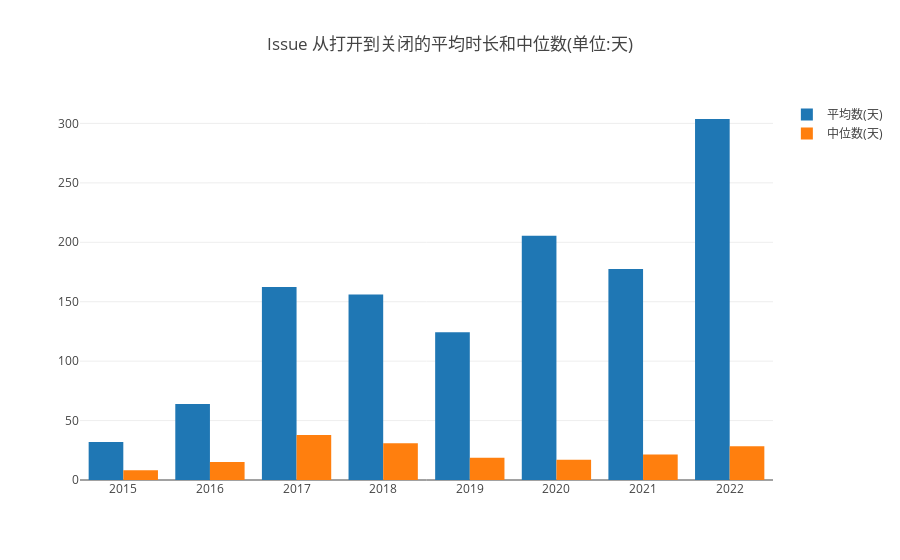

The cell this chart's notebook holds for it:
### Code cell
var x_axis_issue = []
var y_axis_issue_average = []
var y_axis_issue_mid = []
for(let i = 0; i < res_minus.length-1; i++){
    for(let j = 0; j <res_minus.length-1; j++){
        if(res_minus[j]['year'] > res_minus[j+1]['year']){
            var current = res_minus[j]
            res_minus[j] = res_minus[j+1]
            res_minus[j+1] = current
        }
    }
}
for (var i=0;i<res_minus.length;i++){
    if(res_minus[i]['average']!=null){
        x_axis_issue.push(res_minus[i]['year']);
        y_axis_issue_average.push(res_minus[i]['average']/(60*24));
        y_axis_issue_mid.push(res_minus[i]['mid']/(60*24));
    }
}
openDigger.render.plotly([
        {x: x_axis_issue, y:  y_axis_issue_average, type: 'bar',name:'平均数(天)'},
    {x: x_axis_issue, y:  y_axis_issue_mid, type: 'bar',name:'中位数(天)'}
    ], {
        title: 'Issue 从打开到关闭的平均时⻓和中位数(单位:天)',
    })

### Figure 1 — Plotly figure (JSON) as saved in the notebook; plotly's stock layout.template omitted (floating-point values rounded to 4 significant figures)
{"data": [{"name": "平均数(天)", "type": "bar", "x": [2015, 2016, 2017, 2018, 2019, 2020, 2021, 2022], "y": [32.07, 63.92, 162.4, 156.1, 124.4, 205.5, 177.6, 303.7]}, {"name": "中位数(天)", "type": "bar", "x": [2015, 2016, 2017, 2018, 2019, 2020, 2021, 2022], "y": [8.297, 15.22, 37.8, 30.97, 18.73, 17.09, 21.36, 28.35]}], "layout": {"autosize": true, "title": {"text": "Issue 从打开到关闭的平均时⻓和中位数(单位:天)"}, "xaxis": {"autorange": true, "range": [2014.0, 2022.0], "type": "linear"}, "yaxis": {"autorange": true, "range": [0, 319.7], "type": "linear"}}}
